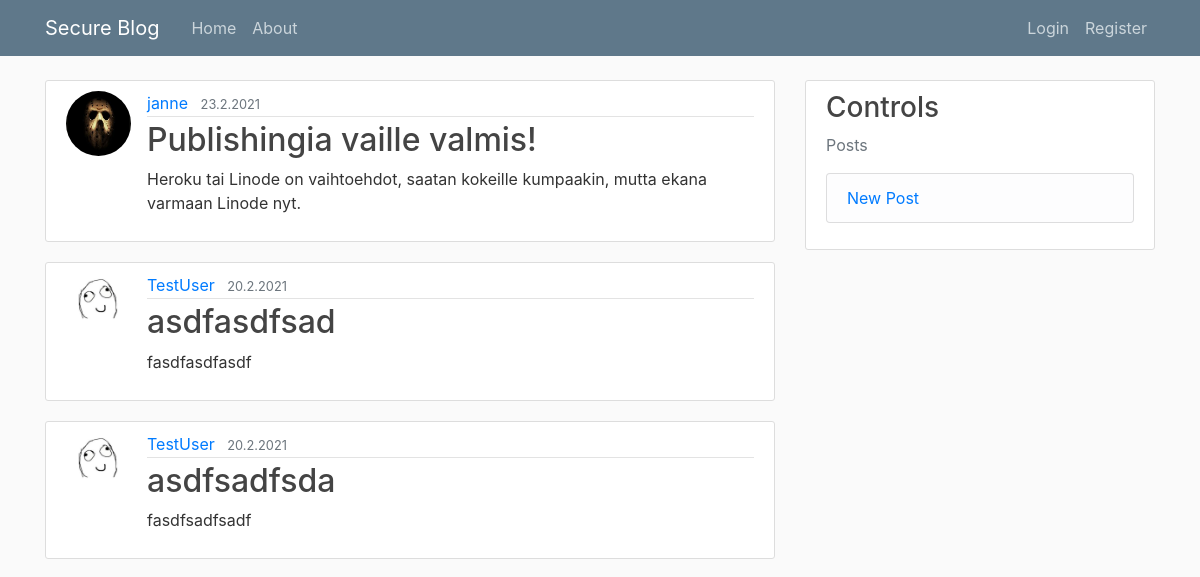
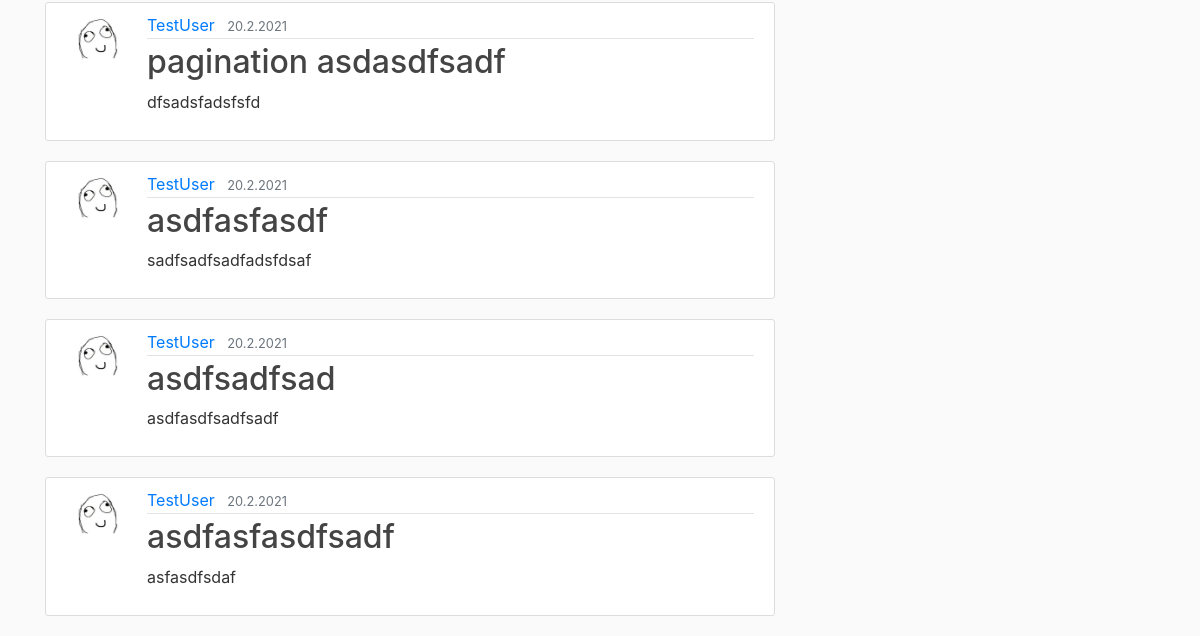
Before: / with the older database file (2 pictures, top to bottom).
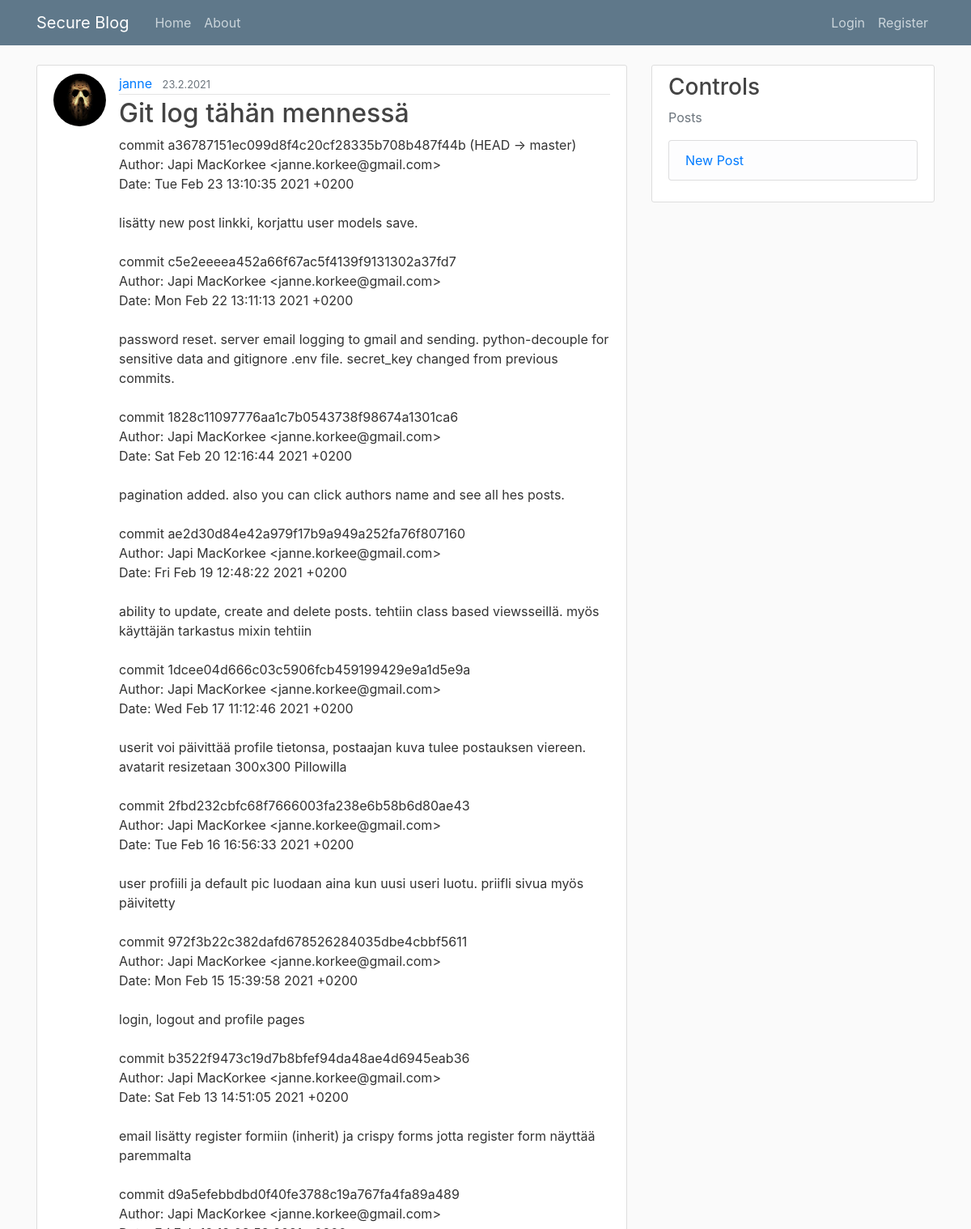
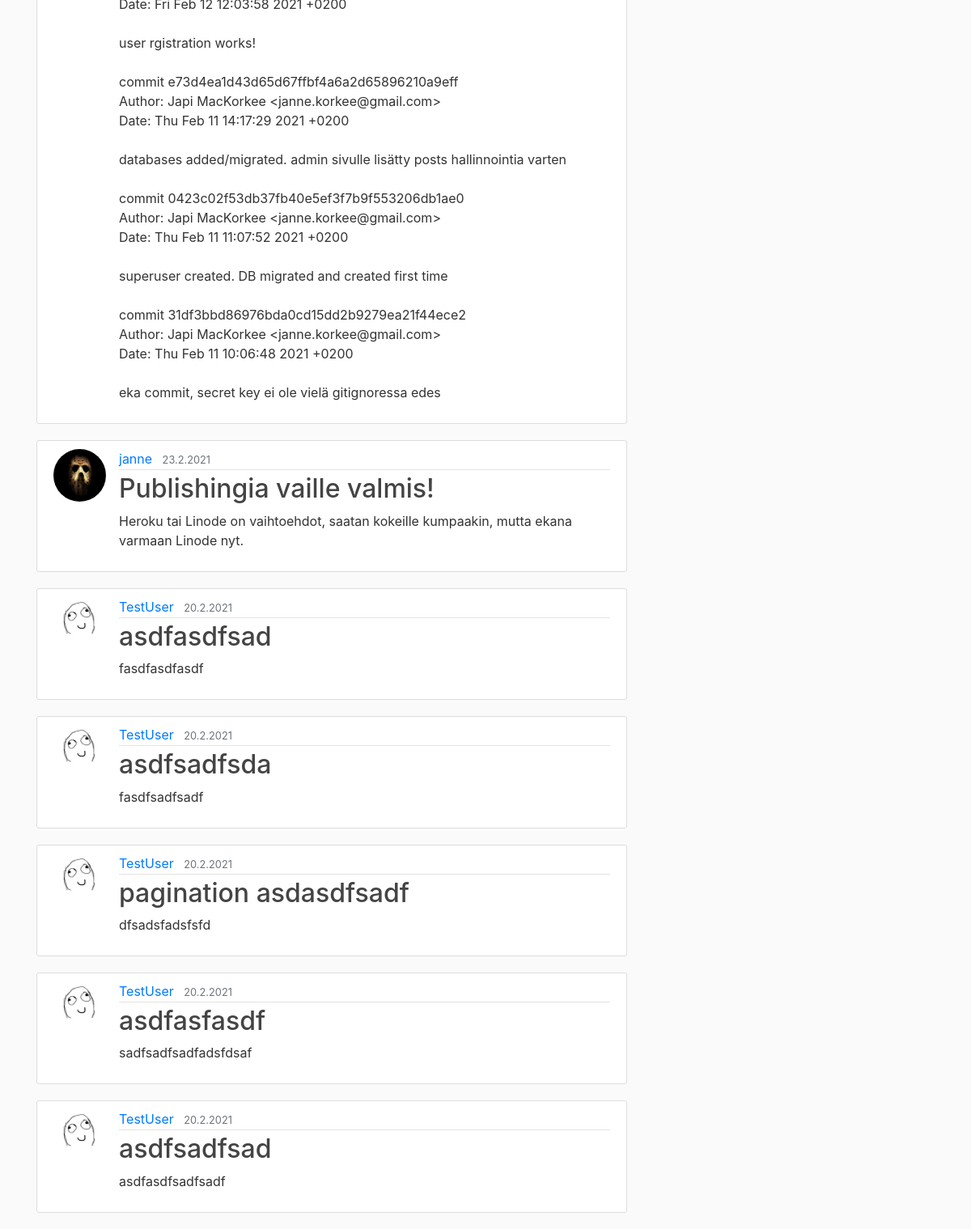
After: the same page with the newer database file (2 pictures, top to bottom).
### blog/models.py (models this page shows, shortened)
class Post(models.Model):
	title = models.CharField(max_length=100)
	content = models.TextField()
	date_posted = models.DateTimeField(default=timezone.now)
	author = models.ForeignKey(User, on_delete=models.CASCADE)

### users/models.py (models this page shows, shortened)
class Profile(models.Model):
	user = models.OneToOneField(User, on_delete=models.CASCADE)
	image = models.ImageField(default='default.jpg', upload_to='profile_pics')

### blog/views.py (the view)
# urls.py: path('', PostListView.as_view(), name='blog-home'),
class PostListView(ListView):
	model = Post
	template_name = 'blog/home.html'
	context_object_name = 'posts'
	ordering = ['-date_posted']
	paginate_by = 7

### blog/templates/blog/home.html
{% extends "blog/base.html" %}
{% block content %}
	{% for post in posts %}
		<article class="media content-section">
		  <img class="rounded-circle article-img" src="{{ post.author.profile.image.url }}">
		  <div class="media-body">
		    <div class="article-metadata">
		      <a class="mr-2" href="#">{{ post.author }}</a>
		      <small class="text-muted">{{ post.date_posted|date:"j.n.Y" }}</small>
		    </div>
		    <h2><a class="article-title" href="{% url 'post-detail' post.id %}">{{ post.title }}</a></h2>
		    <p class="article-content">{{ post.content }}</p>
		  </div>
		</article>
	{% endfor %}
{% endblock content %}

Changed rows visible on the page:
no longer on this page (row unchanged): Post: author.profile.image (placeholder picture), author "TestUser", date_posted "20.2.2021", title "asdfasfasdfsadf", content "asfasdfsdaf"
added Post: author.profile.image (picture), author "janne", date_posted "23.2.2021", title "Git log tähän mennessä", content "commit a36787151ec099d8f4c20cf28335b708b487f44b (HEAD -> master) Author: Japi MacKorkee <janne.korkee@gmail.com> Date: Tue Feb 23 13:10:35 2021 +0200 lisätty new post linkki, korjattu user models save. commit c5e2eeeea452a66f67ac5f4139f9131302a37fd7 Author: Japi MacKorkee <janne.korkee@gmail.com> Date: Mon Feb 22 13:11:13 2021 +0200 password reset. server email logging to gmail and sending. python-decouple for sensitive data and gitignore .env file. secret_key changed from previous commits. commit 1828c11097776aa1c7b0543738f98674a1301ca6 Author: Japi MacKorkee <janne.korkee@gmail.com> Date: Sat Feb 20 12:16:44 2021 +0200 pagination added. also you can click authors name and see all hes…"
